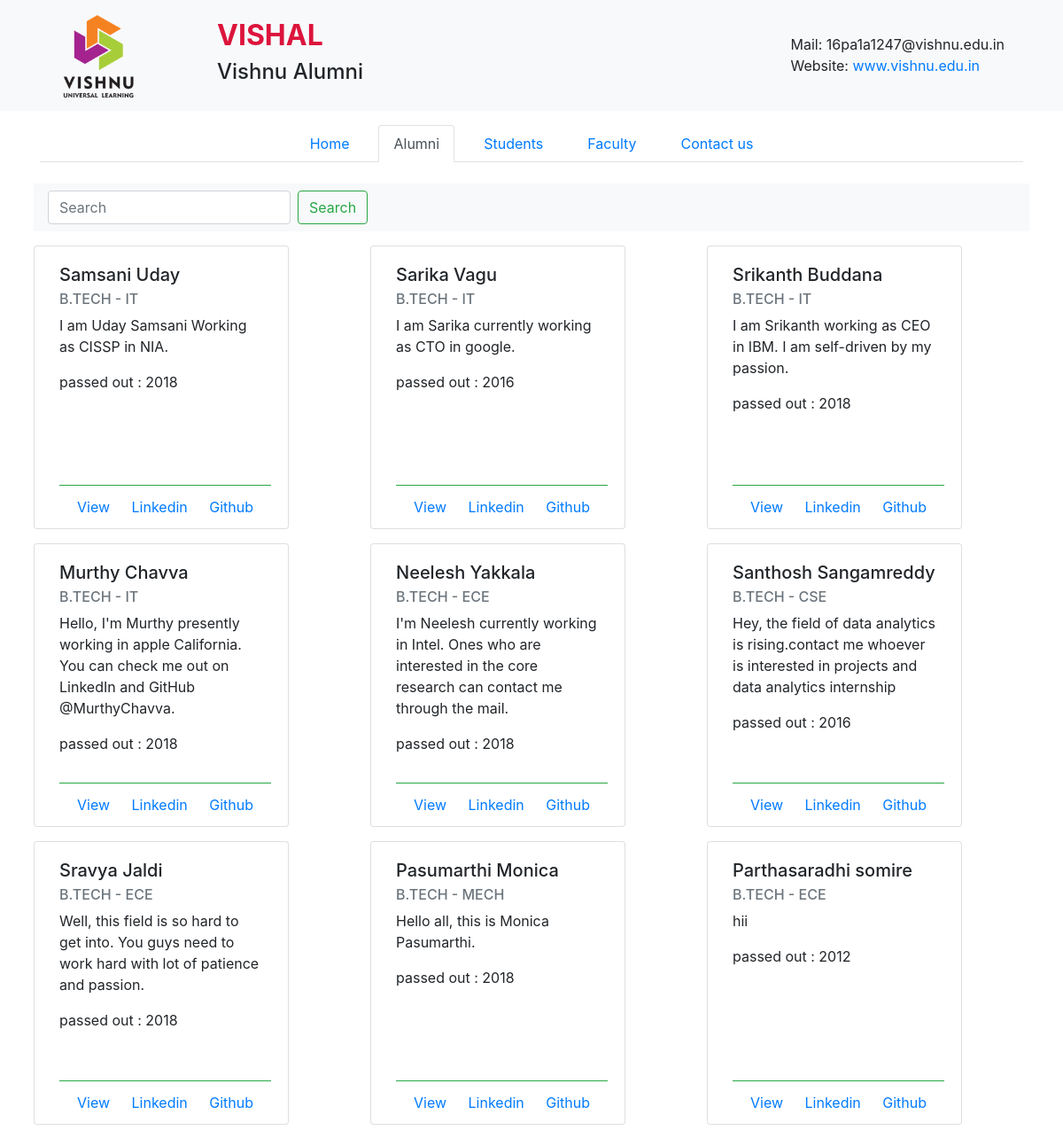
Page /listfeed/ on the earlier database version.
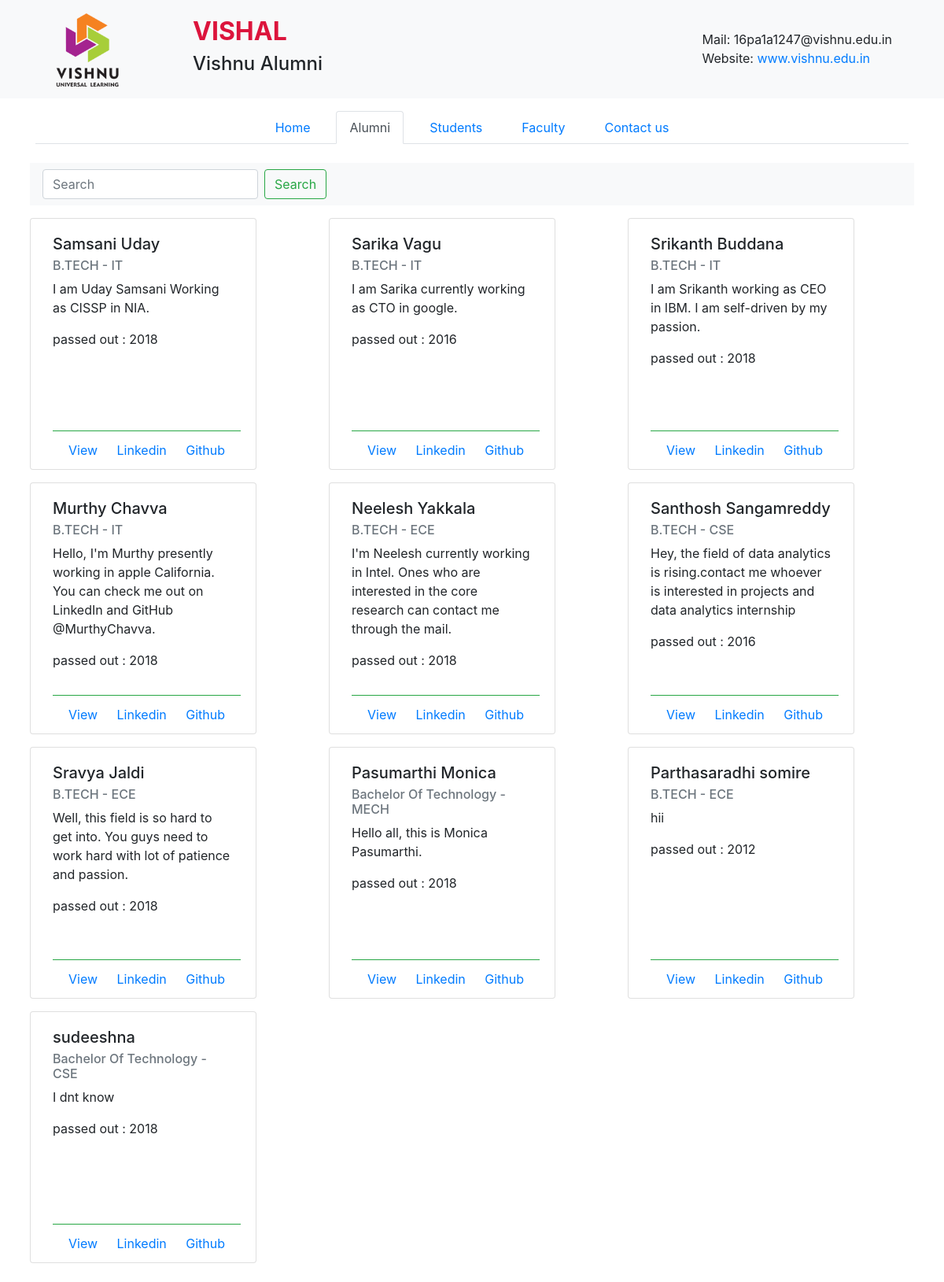
Same page on the later database version.
### portal/models.py (models this page shows, shortened)
class AlumniInfo(models.Model):
    email_regex = RegexValidator(regex=r'^[a-z0-9\.\_]+@[a-z_]+?\.[a-zA-Z]{2,6}')
    phn_regex=RegexValidator(regex=r'^[0-9]{10}')
    regno_regex=RegexValidator(regex=r'^[0-9A-Za-z]')
    linkin_regex=RegexValidator(regex=r'^\w+://+www.linkedin.com+')
    git_regex=RegexValidator(regex=r'\w+://github.com+')
    pw_regex=RegexValidator(regex=r'(?=.*\d)(?=.*[a-z])(?=.*[A-Z])(?=.*[@#$%]).{6,20}')
    name = models.CharField(max_length=36)
    reg_no = models.CharField(max_length=10,validators=[regno_regex])
    department = models.CharField(max_length=12, choices=dept_choice)
    degree = models.CharField(max_length=36, choices=degree_choice)
    passed_out = models.PositiveIntegerField(default=2012)
    phn_no = models.CharField(validators=[phn_regex], max_length=10, default=0)
    mail_id = models.CharField(max_length=36,validators=[email_regex])
    company= models.CharField(max_length=36)
    working_as = models.CharField(max_length=20)
    experience = models.CharField(max_length=2,choices=experience_choice)
    location = models.CharField(max_length=64)
    linkedin = models.CharField(max_length=50,validators=[linkin_regex])
    github = models.CharField(max_length=50,validators=[git_regex])
    description = models.TextField(max_length=120,null=True, blank=True)
    password=models.CharField(max_length=16,null=True,blank=True,validators=[pw_regex])

### portal/views.py (the view)
# urls.py: path(r'listfeed/',portalView.listfeed,name='listfeed'),
def listfeed(request):
    search_term=''
    object_list=AlumniInfo.objects.all()
    if 'search' in request.GET:
        search_term=request.GET['search']
        object_list=AlumniInfo.objects.filter(name__icontains=search_term)
    return render(request, template_name='ListFeed.html', context={'object_list': object_list,'search_term':search_term})

### portal/templates/ListFeed.html (shortened to what this page needs)
<!DOCTYPE html>
<html lang="en">
<head>
    {% load static %}
    {% load static %}
    <link rel="stylesheet" href="{% static 'portal/css/bootstrap.min.css' %}">
    {% load static %}
    <link rel="stylesheet" href="{% static 'portal/css/listfeed.css' %}">
    {% load static %}
    {% load static %}
    {% load static %}
</head>
<body>
    <nav class="navbar navbar-light bg-light">
        <div class="container">
            <div class="col-2">
                    <a class="navbar-brand" href="{% url 'index' %}">
                            {% load static %}
                            <img src="{% static 'portal/images/logo_head.png' %}" alt="https://upload.wikimedia.org/wikipedia/en/c/c2/Vishnu_Universal_Learning.png" width="100px">
                        </a>
            </div>
            <div class="col-7">
                <h2><b>VISHAL</b></h2>
                <h4>Vishnu Alumni</h4>
            </div>
            <div class="col-3">
                <h8>Mail: 16pa1a1247@vishnu.edu.in</h8>
                <h8>Website: <a href="www.vishnu.edu.in">www.vishnu.edu.in</a></h8>
            </div>
        </div>
    </nav>
    <div class="container mynav">
        <ul class="nav justify-content-center nav-tabs">
            <li class="nav-item">
                <a class="nav-link" href="{% url 'index' %}">Home</a>
            </li>
            <li class="nav-item">
                <a class="nav-link active" href=" {% url 'listfeed' %}">Alumni</a>
            </li>
            <li class="nav-item">
                <a class="nav-link" href="#">Students</a>
            </li>
            <li class="nav-item">
                <a class="nav-link" href="#">Faculty</a>
            </li>
            <li class="nav-item">
                <a class="nav-link" href="#">Contact us</a>
            </li>
        </ul>
    </div>
    <div class="mybody">
        <div id="names" class="container">
                <div class="row">
                    <div class="col">
                        <div class="my">
                            <nav class="navbar navbar-light bg-light">
                                <ul class="navbar-nav mr-auto">
                                    <li class="nav-item">
                                        <form class="form-inline" method="GET">
                                            <input class="form-control mr-sm-2" name="search" type="search" placeholder="Search" aria-label="Search">
                                            <button class="btn btn-outline-success my-2 my-sm-0" type="submit">Search</button>
                                        </form>
                                    </li>
                                </ul>
                            </nav>
                        </div>
                    </div>
                </div>
                <div class="row">
                    {% for x in object_list %}
                        <div id=" fornames " class="col">
                            <div class="card" style="width:18rem;height:20rem;margin-left: 0;">
                                  <div class="card-body">
                                      <h5 class="card-title">{{ x.name }}</h5>
                                      <h6 class="card-subtitle mb-2 text-muted">{{ x.degree }} - {{ x.department }}</h6>
                                      <p class="card-text">{{ x.description }}</p>
                                      <p class="card-text">passed out : {{x.passed_out }}</p>
                                      <div class="card-footer bg-transparent border-success">
                                          <a href="{% url 'profile' x.id %}" class="card-link">View</a>
                                          <a href="{{ x.linkedin }}" class="card-link">Linkedin</a>
                                          <a href="{{ x.github }}" class="card-link">Github</a>
                                      </div>
                                  </div>
                            </div>
                        </div>
                    {% endfor %}
                </div>
        </div>
    </div>
</body>
</html>

### portal/static/portal/css/listfeed.css (style rules this page uses)
h2 { color: crimson; }
.active { border-bottom: 2px solid rgb(94, 94, 179); }
.mynav { padding-top: 1em; }
.mynav li { padding: 0 0.5em; }
.mybody { padding: 1em 0; }
.col { padding: 0.5em; }
.card { padding: 0 0.5em; margin: 0 2em; }
.card-footer { position:absolute; bottom:0; }

Differences in the rows shown:
changed AlumniInfo "Pasumarthi Monica": degree "B.TECH" → "Bachelor Of Technology"
added AlumniInfo: name "sudeeshna", degree "Bachelor Of Technology", department "CSE", description "I dnt know", passed_out "2018"
